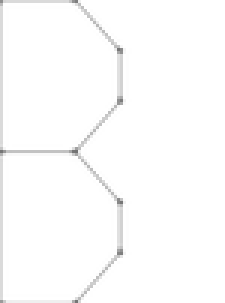
#> input picture path_creator/path_imgs/B.png, 75 x 101 px, shrunk from 450 x 600 before the run, found by its file name (shown 3 times larger); its folder holds 4 pictures in this run
$ python merge.py
#> lines starting #> are read from the running program, lines starting #| are printed output that depends on the picture
from PIL import Image
import os

def create_image_grid_with_buffer(input_folder, output_image, grid_size, buffer):
#> called with input_folder = 'path_creator\\path_imgs', grid_size = (2, 13), buffer = 10
    image_files = sorted([f for f in os.listdir(input_folder) if f.lower().endswith(('png', 'jpg', 'jpeg', 'bmp'))])

    if not image_files:
        raise ValueError("No valid image files found in the input folder.")

    n_images = len(image_files)
    n_grid_cells = grid_size[0] * grid_size[1]
    if n_images > n_grid_cells:
        raise ValueError(f"Grid size {grid_size} cannot fit all {n_images} images.")

    images = [Image.open(os.path.join(input_folder, file)).convert("RGB") for file in image_files]
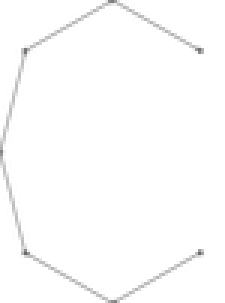
#> input picture path_creator/path_imgs/C.png, 75 x 101 px, shrunk from 450 x 600 before the run, found by its file name (shown 3 times larger)
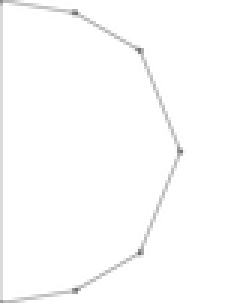
#> input picture path_creator/path_imgs/D.png, 75 x 101 px, shrunk from 450 x 600 before the run, found by its file name (shown 3 times larger)
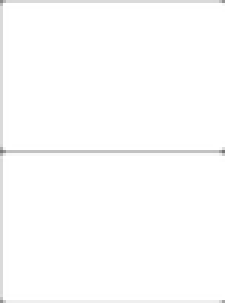
#> input picture path_creator/path_imgs/E.png, 75 x 101 px, shrunk from 450 x 600 before the run, found by its file name (shown 3 times larger)

    img_width, img_height = images[0].size
#> img_width = 75; img_height = 101
    for img in images:
        if img.size != (img_width, img_height):
            raise ValueError("All images must be the same size.")
#> this loop made 4 passes

    grid_width = (img_width + buffer) * grid_size[1] - buffer
#> grid_width = 1095
    grid_height = (img_height + buffer) * grid_size[0] - buffer
#> grid_height = 212
    grid_image = Image.new("RGB", (grid_width, grid_height), color=(255, 255, 255))
#> grid_image: PIL image 1095x212 RGB; every value is 255

    for index, img in enumerate(images):
        row = index // grid_size[1]
        col = index % grid_size[1]
        x_offset = col * (img_width + buffer)
        y_offset = row * (img_height + buffer)
        grid_image.paste(img, (x_offset, y_offset))
#> this loop made 4 passes
#> x_offset on passes 1 to 4: 0, 85, 170, 255
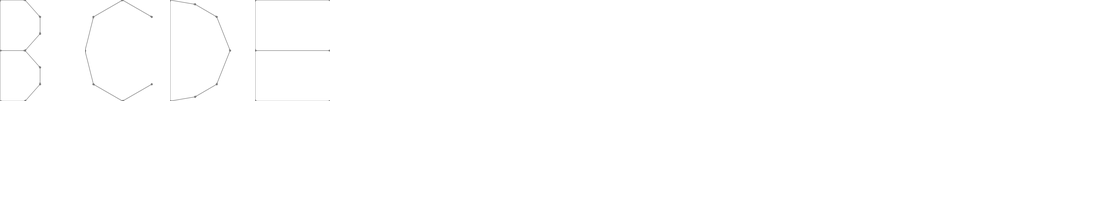
#> grid_image: PIL image 1095x212 RGB; min 103, max 255, mean 254.7

    grid_image.save(output_image)
    print(f"Grid image saved as {output_image}")

def main():
    input_folder = "path_creator\path_imgs"
    output_image = "path_creator\path_imgs\merged\merged.jpg"
    grid_size = (2,13)
    buffer = 10

    create_image_grid_with_buffer(input_folder, output_image, grid_size, buffer)

if __name__ == "__main__":
    main()
